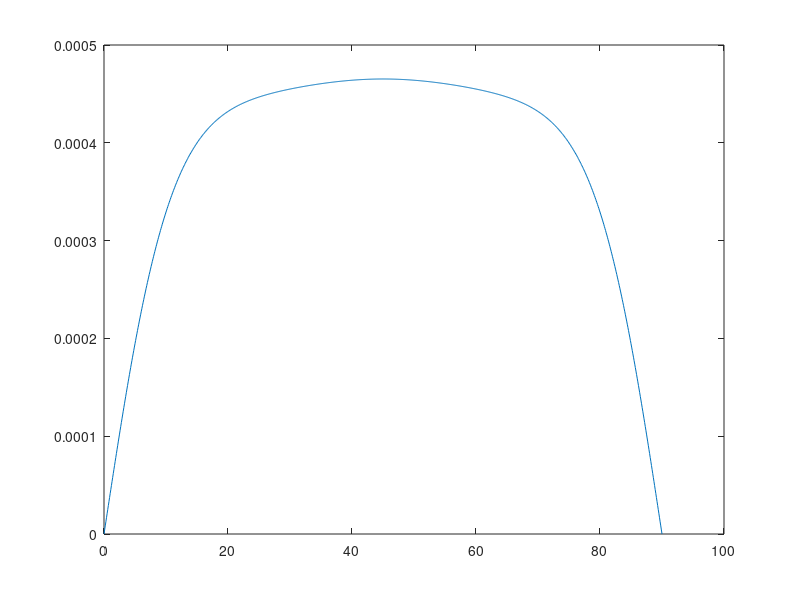

MATLAB code to generate this figure:
t=0:0.1:90;
y=t*pi/180;
Q =atan((3937*(290963886665226059011546923419023514268506438509963372704817829077643468860293120000*sin(4*y) - 362246567004494312852946755398053885058044176820794539513106433334067044936581120000*sin(2*y) + 2233348235352977769090014541742324563098425698485973534074506825203173031936000000*sin(6*y) + 1096312456118655082094780253794332574726338825008092253753644564576833728675840000*sin(8*y)))./(515625*(1885996563306389410393072439710958431408212270682697007743460755587448034178287551360*cos(2*y).^6 + 125283908784806749122218958006669528988475227531372979251457362861591733964113149991583*cos(2*y).^4 + 297009708733950977754244217387400196605349941608251994122096366475861849200660659024586*cos(2*y).^2 - 685439368710424775260689615954375688458115412751135550451020959767670393504090134450409)) - (3937*(362246567004494312852946755398053885058044176820794539513106433334067044936581120000*sin(2*y) + 290963886665226059011546923419023514268506438509963372704817829077643468860293120000*sin(4*y) - 2233348235352977769090014541742324563098425698485973534074506825203173031936000000*sin(6*y) + 1096312456118655082094780253794332574726338825008092253753644564576833728675840000*sin(8*y)))./(515625*(1885996563306389410393072439710958431408212270682697007743460755587448034178287551360*cos(2*y).^6 + 125283908784806749122218958006669528988475227531372979251457362861591733964113149991583*cos(2*y).^4 + 297009708733950977754244217387400196605349941608251994122096366475861849200660659024586*cos(2*y).^2 - 685439368710424775260689615954375688458115412751135550451020959767670393504090134450409)));
 
 
N=Q*180/pi;
plot(t,N)